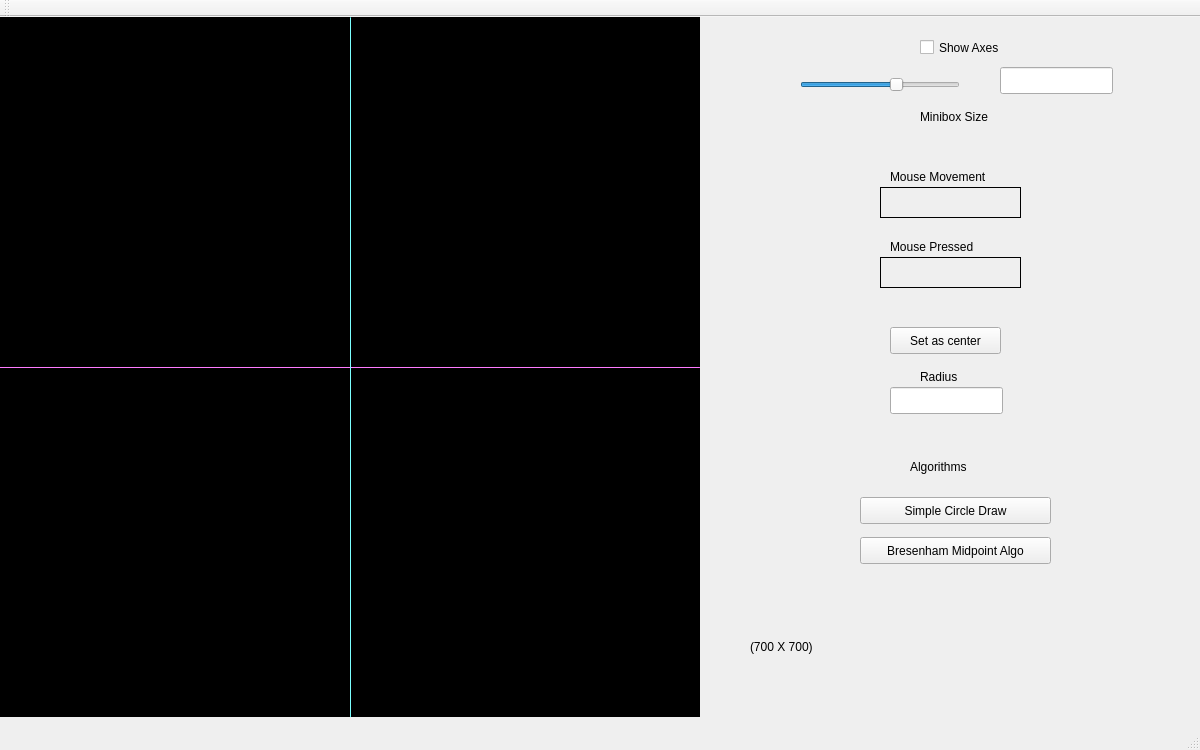
<?xml version="1.0" encoding="UTF-8"?>
<ui version="4.0">
 <class>MainWindow</class>
 <widget class="QMainWindow" name="MainWindow">
  <property name="geometry">
   <rect>
    <x>0</x>
    <y>0</y>
    <width>1200</width>
    <height>750</height>
   </rect>
  </property>
  <property name="windowTitle">
   <string>MainWindow</string>
  </property>
  <widget class="QWidget" name="centralWidget">
   <widget class="my_label" name="frame">
    <property name="geometry">
     <rect>
      <x>0</x>
      <y>0</y>
      <width>700</width>
      <height>700</height>
     </rect>
    </property>
    <property name="sizePolicy">
     <sizepolicy hsizetype="Preferred" vsizetype="Preferred">
      <horstretch>0</horstretch>
      <verstretch>0</verstretch>
     </sizepolicy>
    </property>
    <property name="mouseTracking">
     <bool>true</bool>
    </property>
    <property name="styleSheet">
     <string notr="true">background-color: rgb(0, 0, 0);</string>
    </property>
    <property name="frameShape">
     <enum>QFrame::Box</enum>
    </property>
    <property name="text">
     <string/>
    </property>
   </widget>
   <widget class="QLabel" name="mouse_movement">
    <property name="geometry">
     <rect>
      <x>880</x>
      <y>170</y>
      <width>141</width>
      <height>31</height>
     </rect>
    </property>
    <property name="frameShape">
     <enum>QFrame::Panel</enum>
    </property>
    <property name="text">
     <string/>
    </property>
   </widget>
   <widget class="QLabel" name="label_3">
    <property name="geometry">
     <rect>
      <x>890</x>
      <y>150</y>
      <width>121</width>
      <height>20</height>
     </rect>
    </property>
    <property name="text">
     <string>Mouse Movement</string>
    </property>
   </widget>
   <widget class="QLabel" name="label_6">
    <property name="geometry">
     <rect>
      <x>750</x>
      <y>620</y>
      <width>81</width>
      <height>20</height>
     </rect>
    </property>
    <property name="text">
     <string>(700 X 700)</string>
    </property>
   </widget>
   <widget class="Line" name="x_axis">
    <property name="geometry">
     <rect>
      <x>0</x>
      <y>350</y>
      <width>700</width>
      <height>1</height>
     </rect>
    </property>
    <property name="styleSheet">
     <string notr="true">background-color: rgb(255, 85, 255);</string>
    </property>
    <property name="orientation">
     <enum>Qt::Horizontal</enum>
    </property>
   </widget>
   <widget class="Line" name="y_axis">
    <property name="geometry">
     <rect>
      <x>350</x>
      <y>0</y>
      <width>1</width>
      <height>700</height>
     </rect>
    </property>
    <property name="styleSheet">
     <string notr="true">
background-color: rgb(85, 255, 255);</string>
    </property>
    <property name="orientation">
     <enum>Qt::Vertical</enum>
    </property>
   </widget>
   <widget class="QCheckBox" name="show_axes">
    <property name="geometry">
     <rect>
      <x>920</x>
      <y>20</y>
      <width>101</width>
      <height>21</height>
     </rect>
    </property>
    <property name="text">
     <string>Show Axes</string>
    </property>
   </widget>
   <widget class="QSlider" name="horizontalSlider">
    <property name="geometry">
     <rect>
      <x>800</x>
      <y>60</y>
      <width>160</width>
      <height>16</height>
     </rect>
    </property>
    <property name="minimum">
     <number>2</number>
    </property>
    <property name="maximum">
     <number>15</number>
    </property>
    <property name="sliderPosition">
     <number>10</number>
    </property>
    <property name="orientation">
     <enum>Qt::Horizontal</enum>
    </property>
   </widget>
   <widget class="QLabel" name="label_4">
    <property name="geometry">
     <rect>
      <x>920</x>
      <y>90</y>
      <width>91</width>
      <height>20</height>
     </rect>
    </property>
    <property name="text">
     <string>Minibox Size</string>
    </property>
   </widget>
   <widget class="QLineEdit" name="lineEdit">
    <property name="geometry">
     <rect>
      <x>1000</x>
      <y>50</y>
      <width>113</width>
      <height>27</height>
     </rect>
    </property>
   </widget>
   <widget class="QPushButton" name="pushButton">
    <property name="geometry">
     <rect>
      <x>860</x>
      <y>480</y>
      <width>191</width>
      <height>27</height>
     </rect>
    </property>
    <property name="text">
     <string>Simple Circle Draw</string>
    </property>
   </widget>
   <widget class="QPushButton" name="pushButton_1">
    <property name="geometry">
     <rect>
      <x>860</x>
      <y>520</y>
      <width>191</width>
      <height>27</height>
     </rect>
    </property>
    <property name="text">
     <string>Bresenham Midpoint Algo</string>
    </property>
   </widget>
   <widget class="QLabel" name="label_8">
    <property name="geometry">
     <rect>
      <x>910</x>
      <y>440</y>
      <width>81</width>
      <height>20</height>
     </rect>
    </property>
    <property name="text">
     <string>Algorithms</string>
    </property>
   </widget>
   <widget class="QLineEdit" name="radius">
    <property name="geometry">
     <rect>
      <x>890</x>
      <y>370</y>
      <width>113</width>
      <height>27</height>
     </rect>
    </property>
   </widget>
   <widget class="QLabel" name="label_2">
    <property name="geometry">
     <rect>
      <x>920</x>
      <y>350</y>
      <width>51</width>
      <height>19</height>
     </rect>
    </property>
    <property name="text">
     <string>Radius</string>
    </property>
   </widget>
   <widget class="QPushButton" name="pushButton_2">
    <property name="geometry">
     <rect>
      <x>890</x>
      <y>310</y>
      <width>111</width>
      <height>27</height>
     </rect>
    </property>
    <property name="text">
     <string>Set as center</string>
    </property>
   </widget>
   <widget class="QLabel" name="label_5">
    <property name="geometry">
     <rect>
      <x>890</x>
      <y>220</y>
      <width>121</width>
      <height>20</height>
     </rect>
    </property>
    <property name="text">
     <string>Mouse Pressed</string>
    </property>
   </widget>
   <widget class="QLabel" name="mouse_press">
    <property name="geometry">
     <rect>
      <x>880</x>
      <y>240</y>
      <width>141</width>
      <height>31</height>
     </rect>
    </property>
    <property name="frameShape">
     <enum>QFrame::Panel</enum>
    </property>
    <property name="text">
     <string/>
    </property>
   </widget>
  </widget>
  <widget class="QMenuBar" name="menuBar">
   <property name="geometry">
    <rect>
     <x>0</x>
     <y>0</y>
     <width>1200</width>
     <height>24</height>
    </rect>
   </property>
  </widget>
  <widget class="QToolBar" name="mainToolBar">
   <attribute name="toolBarArea">
    <enum>TopToolBarArea</enum>
   </attribute>
   <attribute name="toolBarBreak">
    <bool>false</bool>
   </attribute>
  </widget>
  <widget class="QStatusBar" name="statusBar"/>
 </widget>
 <layoutdefault spacing="6" margin="11"/>
 <customwidgets>
  <customwidget>
   <class>my_label</class>
   <extends>QLabel</extends>
   <header location="global">my_label.h</header>
  </customwidget>
 </customwidgets>
 <resources/>
 <connections/>
</ui>
